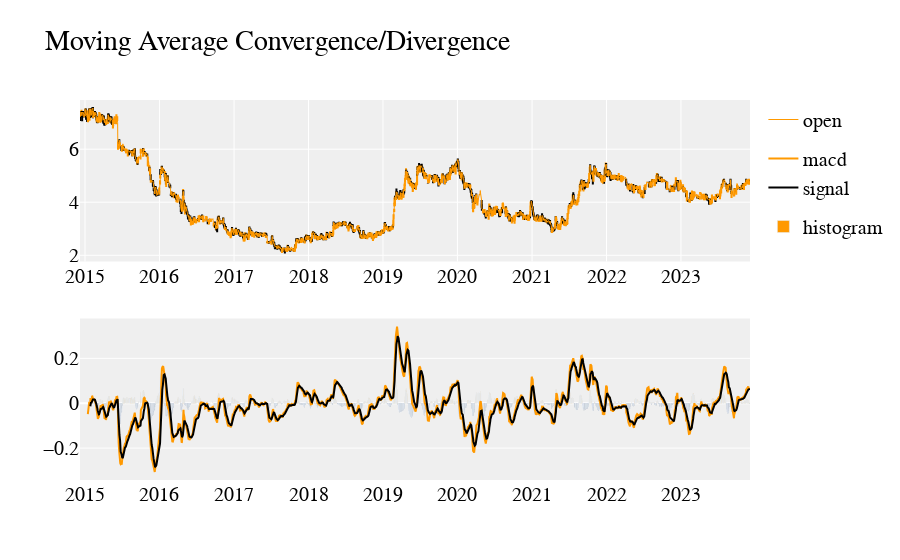

The code cell stored with this chart in its notebook:
### Code cell
# calculate MACD values
df.ta.macd(close='close', fast=12, slow=26, append=True)
# Force lowercase (optional)
df.columns = [x.lower() for x in df.columns]
# Construct a 2 x 1 Plotly figure
fig = make_subplots(rows=2, cols=1)
# price Line
fig.append_trace(
    go.Scatter(
        x=df.index,
        y=df['open'],
        line=dict(color='#ff9900', width=1),
        name='open',
        # showlegend=False,
        legendgroup='1',
    ), row=1, col=1
)
# Candlestick chart for pricing
fig.append_trace(
    go.Candlestick(
        x=df.index,
        open=df['open'],
        high=df['high'],
        low=df['low'],
        close=df['close'],
        increasing_line_color='#ff9900',
        decreasing_line_color='black',
        showlegend=False
    ), row=1, col=1
)
# Fast Signal (%k)
fig.append_trace(
    go.Scatter(
        x=df.index,
        y=df['macd_12_26_9'],
        line=dict(color='#ff9900', width=2),
        name='macd',
        # showlegend=False,
        legendgroup='2',
    ), row=2, col=1
)
# Slow signal (%d)
fig.append_trace(
    go.Scatter(
        x=df.index,
        y=df['macds_12_26_9'],
        line=dict(color='#000000', width=2),
        # showlegend=False,
        legendgroup='2',
        name='signal'
    ), row=2, col=1
)
# Colorize the histogram values
colors = np.where(df['macdh_12_26_9'] < 0, '#000', '#ff9900')
# Plot the histogram
fig.append_trace(
    go.Bar(
        x=df.index,
        y=df['macdh_12_26_9'],
        name='histogram',
        marker_color=colors,
    ), row=2, col=1
)
# Make it pretty
layout = go.Layout(
    plot_bgcolor='#efefef',
    # Font Families
    font_family='Monospace',
    font_color='#000000',
    font_size=20,
    title='Moving Average Convergence/Divergence',
    xaxis=dict(
        rangeslider=dict(
            visible=False
        )
    )
)
# Update options and show plot
fig.update_layout(layout)
fig.show()

### Figure 1 — Plotly figure (JSON) as saved in the notebook; plotly's stock layout.template omitted (floating-point values rounded to 4 significant figures; data arrays with more than 128 entries replaced by an {"elided": "..."} marker saying what was removed)
{"data": [{"legendgroup": "1", "line": {"color": "#ff9900", "width": 1}, "name": "open", "type": "scatter", "x": {"elided": "2021 str values"}, "xaxis": "x", "y": {"elided": "2021 float values"}, "yaxis": "y"}, {"close": {"elided": "2021 float values"}, "decreasing": {"line": {"color": "black"}}, "high": {"elided": "2021 float values"}, "increasing": {"line": {"color": "#ff9900"}}, "low": {"elided": "2021 float values"}, "open": {"elided": "2021 float values"}, "showlegend": false, "type": "candlestick", "x": {"elided": "2021 str values"}, "xaxis": "x", "yaxis": "y"}, {"legendgroup": "2", "line": {"color": "#ff9900", "width": 2}, "name": "macd", "type": "scatter", "x": {"elided": "2021 str values"}, "xaxis": "x2", "y": {"elided": "2021 float values"}, "yaxis": "y2"}, {"legendgroup": "2", "line": {"color": "#000000", "width": 2}, "name": "signal", "type": "scatter", "x": {"elided": "2021 str values"}, "xaxis": "x2", "y": {"elided": "2021 float values"}, "yaxis": "y2"}, {"marker": {"color": {"elided": "2021 str values"}}, "name": "histogram", "type": "bar", "x": {"elided": "2021 str values"}, "xaxis": "x2", "y": {"elided": "2021 float values"}, "yaxis": "y2"}], "layout": {"autosize": true, "font": {"color": "#000000", "family": "Monospace", "size": 20}, "plot_bgcolor": "#efefef", "title": {"text": "Moving Average Convergence/Divergence"}, "xaxis": {"anchor": "y", "autorange": true, "domain": [0, 1], "range": ["2014-12-07 12:00", "2023-12-05 12:00"], "rangeslider": {"visible": false, "yaxis": {}}, "type": "date"}, "xaxis2": {"anchor": "y2", "autorange": true, "domain": [0, 1], "range": ["2014-12-07 12:00", "2023-12-05 12:00"], "type": "date"}, "yaxis": {"anchor": "x", "autorange": true, "domain": [0.575, 1], "range": [1.766, 7.854], "type": "linear"}, "yaxis2": {"anchor": "x2", "autorange": true, "domain": [0, 0.425], "range": [-0.3423, 0.3777], "type": "linear"}}}
